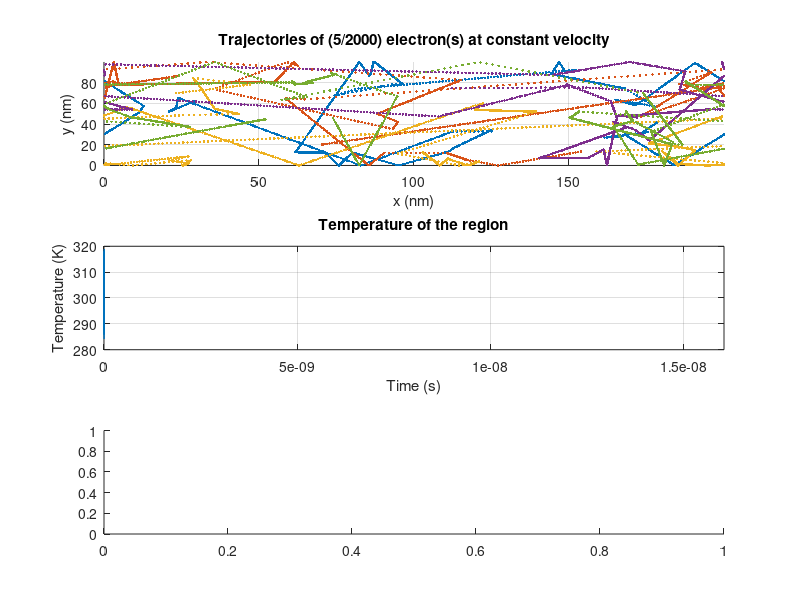

MATLAB code for this plot: (Note: this script raises an error after producing the figure.)
%{
% Author: Maharshi Gurjar
% ELEC 4700 - Modeling of Integrated Devices
% Assignment 1
%}
clc; close all; clear;
set(0, 'DefaultFigureWindowStyle', 'docked')
%Define simulation envrionment and constants
M0 = 9.10938356e-31; %Rest mass of electron
Mass_n = 0.26*M0; %Effective mass of electron
T = 300; % Simulation envrionment temperature (K)
k = 1.38064852e-23; % Boltzmans constant
V_thermal = sqrt(2*k*T/Mass_n); %Thermal Veleocity
Height = 100e-9; % The height of the simulation environment
Length = 200e-9; % The lengthof the simulation environment
nElectrons = 2e3; % Total number of electrons to simulate
nPlotted_Electrons = 5; %Total number of electrons displayed 
Time_Step = Height/V_thermal/100; % Time step of simulation
Iterations = 1000; % Number of iternations to simulate
Show_Movie = 0; %Display steps control
% The mean free path is determined by multipling the thermal velocity 
... by the mean time between collisions: 
MFP = V_thermal * 0.2e-12; %Mean free path 
%The state of the electron  (postion and velocity) is stored in a array
... where each index refers to [x-position y-position v-in-x v-in-y]
Electron_State = zeros(nElectrons,4);
%Trajectories will be recorded in the array below, where there are 
... double the colums as we need both the x and y positions for each
    ... of the "to-be-plotted" electrons
Trajectories = zeros(Iterations,nPlotted_Electrons*2);
%Temperature will be recorded in the array below
Temperature = zeros(Iterations,1);
%Create a scattering probability
P_Scatterieng = 1 - exp(-Time_Step/0.2e-12);
%Create a distribution using the matlab makedist function
Velocity_PDF = makedist('Normal', 'mu', 0, 'sigma', sqrt(k*T/Mass_n));

%Setting the top/bottom of the boxes specularity
Top_Specular = 1;
Bottom_Specular = 1;


%Generate a random inital population postion and velocity
for i = 1:nElectrons
   Electron_State(i,:) = [Length*rand() Height*rand() random(Velocity_PDF) random(Velocity_PDF)];
end

%Average velocity calculation
Average_Velocity = sqrt ((Electron_State(:,3).^2)/nElectrons + (Electron_State(:,4).^2)/nElectrons);

%We will now move (iterate) over time, updating the positions and direction
...while plotting the state
for i = 1:Iterations
    %The line below updates the x,y position by moving it to a new position
    ... using its current position + the velocity*(time step)
    Electron_State(:,1:2) = Electron_State(:,1:2) + Time_Step.*Electron_State(:,3:4);
    
    %Checking boundary conditions using Matlab matrix equations 
    
    %Check if and move all electrons at X=200nm Bound:
    Electron_State((Electron_State(:,1)>Length),1) = Electron_State((Electron_State(:,1)>Length),1) - Length;
 
    %Check if and move all electrons at X=0nm Bound:
    Electron_State((Electron_State(:,1)<0),1) =Electron_State((Electron_State(:,1)<0),1) + Length;
    
    %Check (if) and move all electrons at Y Bounds and if specular or diffusive:
    if (Top_Specular == 1)
       Electron_State((Electron_State(:,2)>Height),4) = -1*Electron_State((Electron_State(:,2)>Height),4) ;
       Electron_State((Electron_State(:,2)>Height),2) = 2*Height - Electron_State((Electron_State(:,2)>Height),2);
    else
       Electron_State((Electron_State(:,2)>Height),4) = random(Velocity_PDF);
       Electron_State((Electron_State(:,2)>Height),2) = random(Velocity_PDF);
    end
    if (Bottom_Specular == 1)
        Electron_State((Electron_State(:,2)<0),4) = -1*Electron_State((Electron_State(:,2)<0),4) ;
        Electron_State((Electron_State(:,2)<0),2) = -Electron_State((Electron_State(:,2)<0),2);
    else
       Electron_State((Electron_State(:,2)>Height),4) = random(Velocity_PDF);
       Electron_State((Electron_State(:,2)>Height),2) = random(Velocity_PDF);
    end
    %Add scattering
    j = rand(nElectrons,1) < P_Scatterieng;
    Electron_State(j,3:4) = random(Velocity_PDF,[sum(j),2]);
 
    % Stores the Electron [x y] posistions in the Trajectories vector
    ... for each different electron in a new coloum
    for j = 1: nPlotted_Electrons
       Trajectories_x(i,j) = Electron_State(j,1); 
       Trajectories_y(i,j) = Electron_State(j,2);
    end
    %To calcuatle the themal energy, Maxwell's principle of equipartion 
    ... is used,  where the final equation then becomes;
    Temperature(i) = ( sum (Electron_State(:,3).^2) + sum(Electron_State(:,4).^2)) * Mass_n / k / 2 / nElectrons;
    
    %Shows the pathing of the electron, as well as the updating trajectory
    if Show_Movie && mod(i,50)
       figure(1)
       hold off;
       plot(Electron_State(1:nPlotted_Electrons,1)./1e-9,Electron_State(1:nPlotted_Electrons,2)./1e-9,'-');
       grid on;
       axis([0 Length/1e-9 0 Height/1e-9]);
       xlabel('x (nm)');
       ylabel('y (nm)');
       title(sprintf("Plotting (%d/%d) electron at constant velocity",nPlotted_Electrons,nElectrons));
       hold on;
    end
end
figure("name","Trajectory, temperature and speed results results")
subplot(3,1,1)
hold on;
plot(Trajectories_x(:,1:nPlotted_Electrons)./1e-9, Trajectories_y(:,1:nPlotted_Electrons)./1e-9,'.');
hold off;
axis([0 Length/1e-9 0 Height/1e-9]);
xlabel('x (nm)');
ylabel('y (nm)');
grid on;
title(sprintf("Trajectories of (%d/%d) electron(s) at constant velocity",nPlotted_Electrons,nElectrons));

subplot(3,1,2)
plot(Time_Step*(0:Iterations-1), Temperature);
grid on;
xlim([0 Time_Step*Iterations])
title('Temperature of the region');
xlabel('Time (s)');
ylabel('Temperature (K)');

subplot(3,1,3)
Velocity = sqrt(Electron_State(:,3).^2 + Electron_State(:,4).^2);
histogram(Velocity);
title(sprintf("Electron Velocity, Average Velocity %.2d",mean(Velocity)));
xlabel("Speed (m/s)");
ylabel("Number of particles");
grid on;
